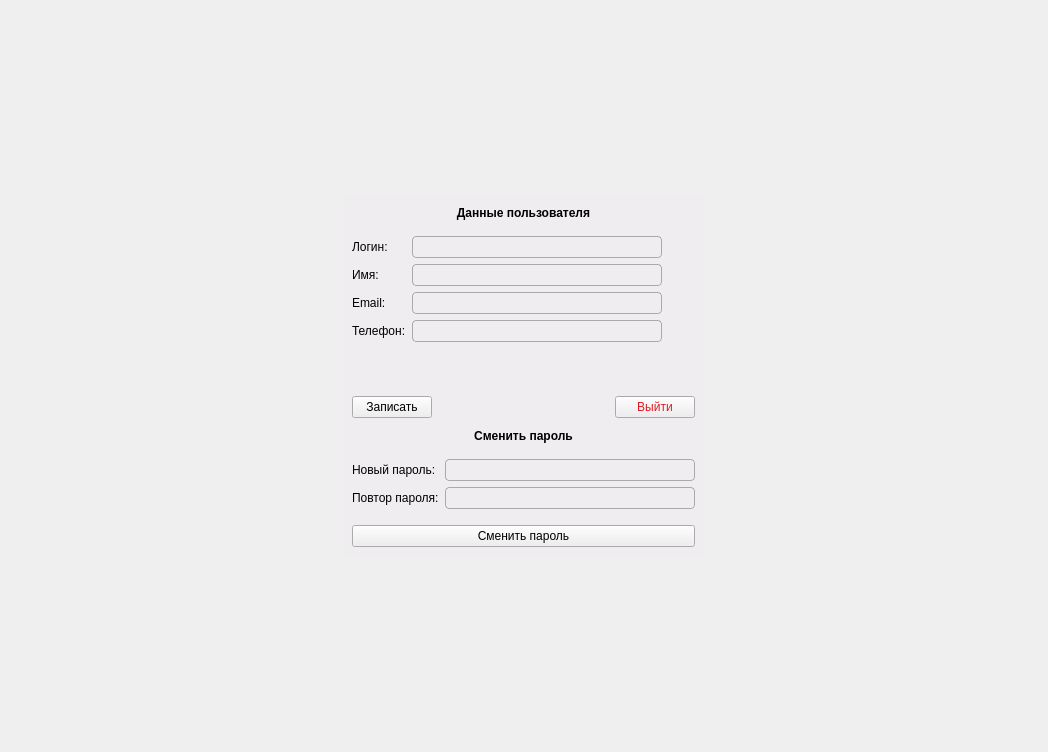
<?xml version="1.0" encoding="UTF-8"?>
<ui version="4.0">
 <class>ScreenUserProfile</class>
 <widget class="QWidget" name="ScreenUserProfile">
  <property name="geometry">
   <rect>
    <x>0</x>
    <y>0</y>
    <width>1048</width>
    <height>752</height>
   </rect>
  </property>
  <property name="windowTitle">
   <string>Form</string>
  </property>
  <layout class="QGridLayout" name="gridLayout">
   <item row="0" column="1">
    <spacer name="verticalSpacer_4">
     <property name="orientation">
      <enum>Qt::Orientation::Vertical</enum>
     </property>
     <property name="sizeHint" stdset="0">
      <size>
       <width>20</width>
       <height>157</height>
      </size>
     </property>
    </spacer>
   </item>
   <item row="1" column="0">
    <spacer name="horizontalSpacer_2">
     <property name="orientation">
      <enum>Qt::Orientation::Horizontal</enum>
     </property>
     <property name="sizeHint" stdset="0">
      <size>
       <width>335</width>
       <height>20</height>
      </size>
     </property>
    </spacer>
   </item>
   <item row="1" column="1">
    <widget class="QWidget" name="widget">
     <property name="sizePolicy">
      <sizepolicy hsizetype="Fixed" vsizetype="Fixed">
       <horstretch>0</horstretch>
       <verstretch>0</verstretch>
      </sizepolicy>
     </property>
     <property name="autoFillBackground">
      <bool>false</bool>
     </property>
     <property name="styleSheet">
      <string notr="true">background-color: rgb(239, 237, 240);</string>
     </property>
     <layout class="QVBoxLayout" name="verticalLayout">
      <property name="sizeConstraint">
       <enum>QLayout::SizeConstraint::SetFixedSize</enum>
      </property>
      <item>
       <widget class="QLabel" name="changePasswordLabel_2">
        <property name="font">
         <font>
          <bold>true</bold>
         </font>
        </property>
        <property name="text">
         <string>Данные пользователя</string>
        </property>
        <property name="alignment">
         <set>Qt::AlignmentFlag::AlignCenter</set>
        </property>
       </widget>
      </item>
      <item>
       <spacer name="verticalSpacer_6">
        <property name="orientation">
         <enum>Qt::Orientation::Vertical</enum>
        </property>
        <property name="sizeType">
         <enum>QSizePolicy::Policy::Fixed</enum>
        </property>
        <property name="sizeHint" stdset="0">
         <size>
          <width>20</width>
          <height>10</height>
         </size>
        </property>
       </spacer>
      </item>
      <item>
       <layout class="QFormLayout" name="formLayout">
        <item row="0" column="0">
         <widget class="QLabel" name="label">
          <property name="text">
           <string>Логин:</string>
          </property>
         </widget>
        </item>
        <item row="0" column="1">
         <widget class="QLineEdit" name="loginLineEdit">
          <property name="enabled">
           <bool>true</bool>
          </property>
          <property name="sizePolicy">
           <sizepolicy hsizetype="Fixed" vsizetype="Fixed">
            <horstretch>0</horstretch>
            <verstretch>0</verstretch>
           </sizepolicy>
          </property>
          <property name="minimumSize">
           <size>
            <width>250</width>
            <height>0</height>
           </size>
          </property>
          <property name="maximumSize">
           <size>
            <width>250</width>
            <height>16777215</height>
           </size>
          </property>
          <property name="styleSheet">
           <string notr="true">color: black; border:1px solid #aaa; border-radius:4px; padding:2px;</string>
          </property>
          <property name="readOnly">
           <bool>true</bool>
          </property>
         </widget>
        </item>
        <item row="1" column="0">
         <widget class="QLabel" name="label_2">
          <property name="text">
           <string>Имя:</string>
          </property>
         </widget>
        </item>
        <item row="1" column="1">
         <widget class="QLineEdit" name="nameLineEdit">
          <property name="enabled">
           <bool>true</bool>
          </property>
          <property name="sizePolicy">
           <sizepolicy hsizetype="Fixed" vsizetype="Fixed">
            <horstretch>0</horstretch>
            <verstretch>0</verstretch>
           </sizepolicy>
          </property>
          <property name="minimumSize">
           <size>
            <width>250</width>
            <height>0</height>
           </size>
          </property>
          <property name="maximumSize">
           <size>
            <width>250</width>
            <height>16777215</height>
           </size>
          </property>
          <property name="styleSheet">
           <string notr="true">color: black; border:1px solid #aaa; border-radius:4px; padding:2px;</string>
          </property>
         </widget>
        </item>
        <item row="2" column="0">
         <widget class="QLabel" name="label_4">
          <property name="text">
           <string>Email:</string>
          </property>
         </widget>
        </item>
        <item row="2" column="1">
         <widget class="QLineEdit" name="emailLineEdit">
          <property name="enabled">
           <bool>true</bool>
          </property>
          <property name="sizePolicy">
           <sizepolicy hsizetype="Fixed" vsizetype="Fixed">
            <horstretch>0</horstretch>
            <verstretch>0</verstretch>
           </sizepolicy>
          </property>
          <property name="minimumSize">
           <size>
            <width>250</width>
            <height>0</height>
           </size>
          </property>
          <property name="maximumSize">
           <size>
            <width>250</width>
            <height>16777215</height>
           </size>
          </property>
          <property name="toolTip">
           <string/>
          </property>
          <property name="styleSheet">
           <string notr="true">color: black; border:1px solid #aaa; border-radius:4px; padding:2px;</string>
          </property>
         </widget>
        </item>
        <item row="3" column="0">
         <widget class="QLabel" name="label_3">
          <property name="text">
           <string>Телефон:</string>
          </property>
         </widget>
        </item>
        <item row="3" column="1">
         <widget class="QLineEdit" name="phoneLineEdit">
          <property name="enabled">
           <bool>true</bool>
          </property>
          <property name="sizePolicy">
           <sizepolicy hsizetype="Fixed" vsizetype="Fixed">
            <horstretch>0</horstretch>
            <verstretch>0</verstretch>
           </sizepolicy>
          </property>
          <property name="minimumSize">
           <size>
            <width>250</width>
            <height>0</height>
           </size>
          </property>
          <property name="maximumSize">
           <size>
            <width>250</width>
            <height>16777215</height>
           </size>
          </property>
          <property name="styleSheet">
           <string notr="true">color: black; border:1px solid #aaa; border-radius:4px; padding:2px;</string>
          </property>
         </widget>
        </item>
       </layout>
      </item>
      <item>
       <widget class="QLabel" name="hintLabel">
        <property name="sizePolicy">
         <sizepolicy hsizetype="Fixed" vsizetype="Fixed">
          <horstretch>0</horstretch>
          <verstretch>0</verstretch>
         </sizepolicy>
        </property>
        <property name="minimumSize">
         <size>
          <width>300</width>
          <height>32</height>
         </size>
        </property>
        <property name="maximumSize">
         <size>
          <width>300</width>
          <height>32</height>
         </size>
        </property>
        <property name="text">
         <string/>
        </property>
        <property name="wordWrap">
         <bool>true</bool>
        </property>
       </widget>
      </item>
      <item>
       <spacer name="verticalSpacer_5">
        <property name="orientation">
         <enum>Qt::Orientation::Vertical</enum>
        </property>
        <property name="sizeType">
         <enum>QSizePolicy::Policy::Fixed</enum>
        </property>
        <property name="sizeHint" stdset="0">
         <size>
          <width>40</width>
          <height>10</height>
         </size>
        </property>
       </spacer>
      </item>
      <item>
       <layout class="QHBoxLayout" name="horizontalLayout">
        <item>
         <widget class="QPushButton" name="savePushButton">
          <property name="enabled">
           <bool>true</bool>
          </property>
          <property name="text">
           <string>Записать</string>
          </property>
         </widget>
        </item>
        <item>
         <spacer name="horizontalSpacer">
          <property name="orientation">
           <enum>Qt::Orientation::Horizontal</enum>
          </property>
          <property name="sizeHint" stdset="0">
           <size>
            <width>40</width>
            <height>20</height>
           </size>
          </property>
         </spacer>
        </item>
        <item>
         <widget class="QPushButton" name="cancelPushButton">
          <property name="enabled">
           <bool>true</bool>
          </property>
          <property name="styleSheet">
           <string notr="true">color: rgb(224, 27, 36);</string>
          </property>
          <property name="text">
           <string>Выйти</string>
          </property>
         </widget>
        </item>
       </layout>
      </item>
      <item>
       <spacer name="verticalSpacer_7">
        <property name="orientation">
         <enum>Qt::Orientation::Vertical</enum>
        </property>
        <property name="sizeType">
         <enum>QSizePolicy::Policy::Fixed</enum>
        </property>
        <property name="sizeHint" stdset="0">
         <size>
          <width>20</width>
          <height>5</height>
         </size>
        </property>
       </spacer>
      </item>
      <item>
       <widget class="QLabel" name="changePasswordLabel">
        <property name="font">
         <font>
          <bold>true</bold>
         </font>
        </property>
        <property name="text">
         <string>Сменить пароль</string>
        </property>
        <property name="alignment">
         <set>Qt::AlignmentFlag::AlignCenter</set>
        </property>
       </widget>
      </item>
      <item>
       <spacer name="verticalSpacer_3">
        <property name="orientation">
         <enum>Qt::Orientation::Vertical</enum>
        </property>
        <property name="sizeType">
         <enum>QSizePolicy::Policy::Fixed</enum>
        </property>
        <property name="sizeHint" stdset="0">
         <size>
          <width>40</width>
          <height>10</height>
         </size>
        </property>
       </spacer>
      </item>
      <item>
       <layout class="QFormLayout" name="formLayout_2">
        <item row="2" column="0">
         <widget class="QLabel" name="confirmPasswordLabel">
          <property name="text">
           <string>Повтор пароля:</string>
          </property>
         </widget>
        </item>
        <item row="2" column="1">
         <widget class="QLineEdit" name="confirnPasswordLineEdit">
          <property name="enabled">
           <bool>true</bool>
          </property>
          <property name="sizePolicy">
           <sizepolicy hsizetype="Fixed" vsizetype="Fixed">
            <horstretch>0</horstretch>
            <verstretch>0</verstretch>
           </sizepolicy>
          </property>
          <property name="minimumSize">
           <size>
            <width>250</width>
            <height>0</height>
           </size>
          </property>
          <property name="maximumSize">
           <size>
            <width>250</width>
            <height>16777215</height>
           </size>
          </property>
          <property name="toolTip">
           <string>Повторите ввод пароля</string>
          </property>
          <property name="styleSheet">
           <string notr="true">color: black; border:1px solid #aaa; border-radius:4px; padding:2px;</string>
          </property>
          <property name="echoMode">
           <enum>QLineEdit::EchoMode::PasswordEchoOnEdit</enum>
          </property>
         </widget>
        </item>
        <item row="1" column="1">
         <widget class="QLineEdit" name="passwordLineEdit">
          <property name="enabled">
           <bool>true</bool>
          </property>
          <property name="sizePolicy">
           <sizepolicy hsizetype="Fixed" vsizetype="Fixed">
            <horstretch>0</horstretch>
            <verstretch>0</verstretch>
           </sizepolicy>
          </property>
          <property name="minimumSize">
           <size>
            <width>250</width>
            <height>0</height>
           </size>
          </property>
          <property name="maximumSize">
           <size>
            <width>250</width>
            <height>16777215</height>
           </size>
          </property>
          <property name="toolTip">
           <string>Не менее 5 и не более 20 символов, Мнимум одна заглавная и одна цифра (только латинские буквы)</string>
          </property>
          <property name="styleSheet">
           <string notr="true">color: black; border:1px solid #aaa; border-radius:4px; padding:2px;</string>
          </property>
          <property name="echoMode">
           <enum>QLineEdit::EchoMode::PasswordEchoOnEdit</enum>
          </property>
         </widget>
        </item>
        <item row="1" column="0">
         <widget class="QLabel" name="newPasswordLabel">
          <property name="text">
           <string>Новый пароль:</string>
          </property>
         </widget>
        </item>
       </layout>
      </item>
      <item>
       <spacer name="verticalSpacer_2">
        <property name="orientation">
         <enum>Qt::Orientation::Vertical</enum>
        </property>
        <property name="sizeType">
         <enum>QSizePolicy::Policy::Fixed</enum>
        </property>
        <property name="sizeHint" stdset="0">
         <size>
          <width>40</width>
          <height>10</height>
         </size>
        </property>
       </spacer>
      </item>
      <item>
       <widget class="QPushButton" name="changePasswordPushButton">
        <property name="text">
         <string>Сменить пароль</string>
        </property>
       </widget>
      </item>
     </layout>
    </widget>
   </item>
   <item row="1" column="2">
    <spacer name="horizontalSpacer_3">
     <property name="orientation">
      <enum>Qt::Orientation::Horizontal</enum>
     </property>
     <property name="sizeHint" stdset="0">
      <size>
       <width>335</width>
       <height>20</height>
      </size>
     </property>
    </spacer>
   </item>
   <item row="2" column="1">
    <spacer name="verticalSpacer">
     <property name="orientation">
      <enum>Qt::Orientation::Vertical</enum>
     </property>
     <property name="sizeHint" stdset="0">
      <size>
       <width>20</width>
       <height>156</height>
      </size>
     </property>
    </spacer>
   </item>
  </layout>
 </widget>
 <tabstops>
  <tabstop>loginLineEdit</tabstop>
  <tabstop>nameLineEdit</tabstop>
  <tabstop>emailLineEdit</tabstop>
  <tabstop>phoneLineEdit</tabstop>
  <tabstop>savePushButton</tabstop>
  <tabstop>cancelPushButton</tabstop>
  <tabstop>passwordLineEdit</tabstop>
  <tabstop>confirnPasswordLineEdit</tabstop>
  <tabstop>changePasswordPushButton</tabstop>
 </tabstops>
 <resources/>
 <connections/>
</ui>
